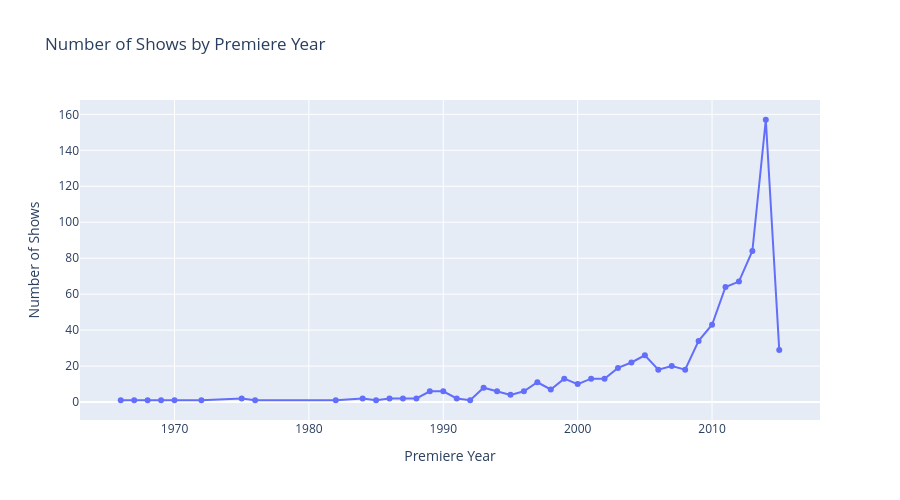

Notebook cell for this chart:
### Markdown cell above
### 9.6 Show Production Trends Over Time

This analysis shows how the number of premiered shows changed over time. It helps identify content release trends and whether the catalog is concentrated in specific years.

### Code cell
# Count shows by premiere year
shows_by_year = (
    df_cleaned["premiere_year"]
    .value_counts()
    .sort_index()
    .reset_index()
)

shows_by_year.columns = ["premiere_year", "count"]

# Plot show production trends over time using Plotly
fig = px.line(
    shows_by_year,
    x="premiere_year",
    y="count",
    markers=True,
    title="Number of Shows by Premiere Year",
    labels={
        "premiere_year": "Premiere Year",
        "count": "Number of Shows"
    }
)

fig.update_layout(
    width=900,
    height=500
)

fig.show()

### Figure 1 — Plotly figure (JSON) as saved in the notebook; plotly's stock layout.template omitted (floating-point values rounded to 4 significant figures)
{"data": [{"hovertemplate": "Premiere Year=%{x}<br>Number of Shows=%{y}<extra></extra>", "legendgroup": "", "line": {"color": "#636efa", "dash": "solid"}, "marker": {"symbol": "circle"}, "mode": "lines+markers", "name": "", "orientation": "v", "showlegend": false, "type": "scatter", "x": [1966, 1967, 1968, 1969, 1970, 1972, 1975, 1976, 1982, 1984, 1985, 1986, 1987, 1988, 1989, 1990, 1991, 1992, 1993, 1994, 1995, 1996, 1997, 1998, 1999, 2000, 2001, 2002, 2003, 2004, 2005, 2006, 2007, 2008, 2009, 2010, 2011, 2012, 2013, 2014, 2015], "xaxis": "x", "y": [1, 1, 1, 1, 1, 1, 2, 1, 1, 2, 1, 2, 2, 2, 6, 6, 2, 1, 8, 6, 4, 6, 11, 7, 13, 10, 13, 13, 19, 22, 26, 18, 20, 18, 34, 43, 64, 67, 84, 157, 29], "yaxis": "y"}], "layout": {"height": 500, "legend": {"tracegroupgap": 0}, "title": {"text": "Number of Shows by Premiere Year"}, "width": 900, "xaxis": {"anchor": "y", "domain": [0, 1], "title": {"text": "Premiere Year"}}, "yaxis": {"anchor": "x", "domain": [0, 1], "title": {"text": "Number of Shows"}}}}
